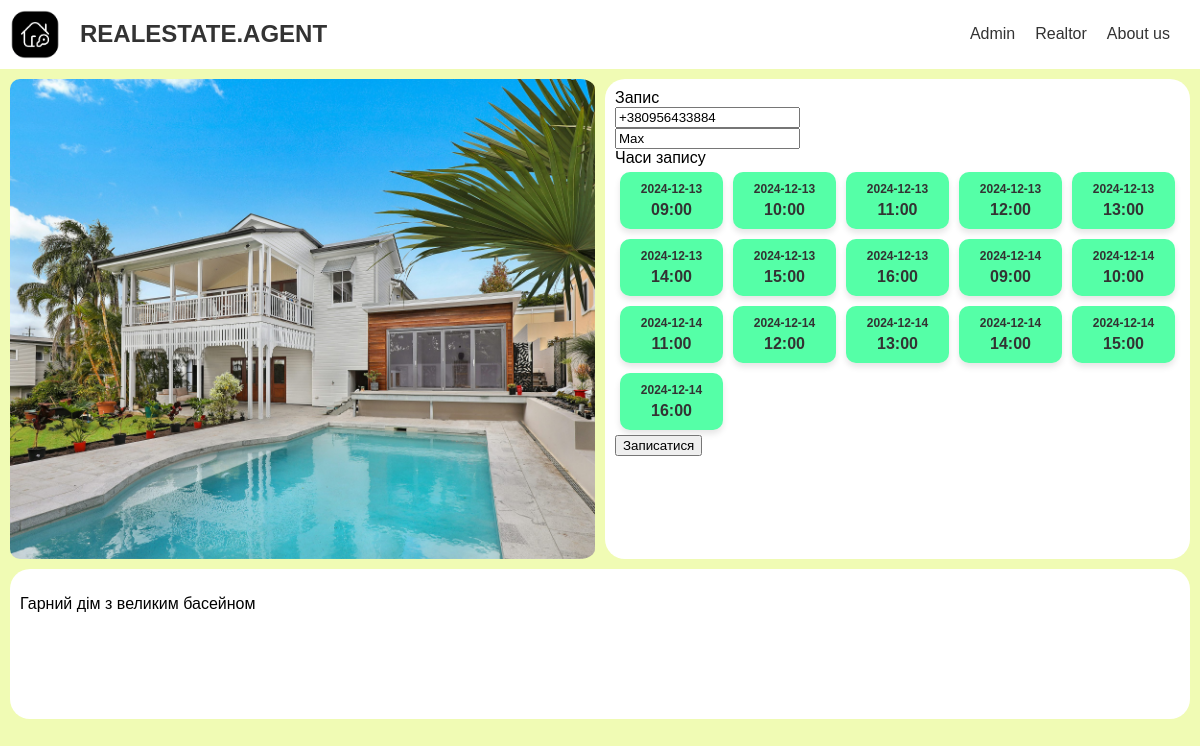
/house/20/, run on the app's committed database.
### realestate/models.py (models this page shows, shortened)
class House(models.Model):
    id = models.AutoField(primary_key=True)
    price = models.IntegerField()
    area = models.IntegerField()
    address = models.CharField(max_length=255)
    pevImage = models.ImageField(upload_to='default_image.png', blank=True, null=True)
    description = models.TextField(max_length=255, blank=True, null=True)
    sold = models.BooleanField(default=False)

### realestate/views.py (the view)
# urls.py: path('house/<int:id>/', views.house, name='house'),
def house(request, id):
    house = House.objects.get(id=id)
    today = datetime.now().date()
    time_now = datetime.now()
    appointmentsFree = []
    for day_offset in range(3):
        date = today + timedelta(days=day_offset)
        for hour in range(9, 17):
            time_interval = datetime.combine(date, datetime.min.time()) + timedelta(hours=hour)
            if time_interval > time_now:
                apointments =  Appointment.objects.filter(
                    house=house, time=time_interval
                ).exists()
                realtor_busy =  Appointment.objects.filter(
                    time=time_interval
                ).exclude(realtor__isnull=True).exists()
                if not apointments and not realtor_busy:
                    appointmentsFree.append({'datetime': time_interval})
    context = {
        'house': house,
        'freeAppointments': appointmentsFree
    }
    return render( request, 'house.html', context)

### realestate/templates/house.html (shortened to what this page needs)
{% load static %}
<html>
  <head>
    <link rel="stylesheet" href="{% static 'styles/top.css' %}">
    <link rel="stylesheet" href="{% static 'styles/house_styles.css' %}">
  </head>
  <body>
    <div class="header">
        <div class="links">
            <a class="logo", href="../..">
                <img src="{% static 'images/logo.png' %}" alt="Logo">
            </a>
            <a class="logo", href="../..">
                <h1>REALESTATE.AGENT</h1>
            </a>
        </div>
        <div class="links">
            <a href="/admin/">Admin</a>
            <a href="/realtor/">Realtor</a>
            <a href="/About_us/">About us</a>
        </div>
      </div>
    <div style="overflow:auto" class="content">
        <div class="img-box">
            <img class="house-image" src="{{ house.pevImage.url }}" alt="Image of House">
        </div>
        <div class="pading-action">
            <div class="action-box">
                <label for="birthdaytime">Запис</label>
                <br>
                <input type="tel" id="phone" name="phone" pattern="[+]{1}[0-9]{11,14}" required value = "+380956433884">
                <br>
                <input type="text" id="name" name="name" value = "Max">
                <br>
                <label>Часи запису</label>
                <div class="grid-container">
                    {% for appointment in freeAppointments %}
                        <div class="block">
                            <p class="date">{{ appointment.datetime|date:"Y-m-d" }}</p>
                            <p class="time">{{ appointment.datetime|time:"H:i" }}</p>
                        </div>
                    {% endfor %}
                </div>
                <button type="button" id="submitButton">Записатися</button>
            </div>
        </div>
        <div class="pading-description">
            <div class="description-box">
                <p>{{house.description}}</p>
            </div>
        </div>
    </div>
  </body>
</html>

### realestate/static/styles/top.css (style rules this page uses)
body { font-family: Arial, Helvetica, sans-serif; background-color: #f0fbb4; margin: 0; padding: 0; }
.header { display: flex; justify-content: space-between; align-items: center; padding: 10px; background-color: #ffffff; }
.header img { width: 50px; margin: 0px; }
.header h1 { margin: 0; font-size: 24px; display: flex; }
.header .links { margin-right: 20px; align-items: center; display: flex; gap: 20px; }
.header .links a { text-decoration: none; color: #333; font-size: 16px; }

### realestate/static/styles/house_styles.css (style rules this page uses)
* { box-sizing: border-box; }
body { font-family: Arial, Helvetica, sans-serif; }
.house-image { padding: 10px; padding-right: 5px; width: 100%; height: 100%; object-fit: cover; border-radius: 20px; }
.img-box { width: 50%; height: 500px; float: left; }
.action-box { padding: 10px; width: 100%; height: 100%; background-color: #ffffff; border-radius: 20px; }
.description-box { min-height: 150; padding: 10px; clear: both; background-color: #ffffff; width: 100%; height: auto; float: left; border-radius: 20px; }
.pading-action { padding: 10px; padding-left: 5px; width: 50%; height: 500px; float: left; }
.pading-description { padding: 10px; padding-top: 5px; width: 100%; }
.grid-container { display: grid; width: 100%; height: auto; grid-template-columns: repeat(auto-fit, minmax(100px, 1fr)); gap: 10px; padding: 5px; margin: 0; }
.block { text-align: center; padding: 5px; width: 100%; height: auto; background-color: #55ffa7; border-radius: 10px; box-shadow: 0 4px 6px rgba(0, 0, 0, 0.1); cursor: pointer; overflow: hidden; transition: background-color 0.3s ease; }
.time { font-size: 16px; font-weight: bold; color: #333; margin: 5px; }
.date { font-size: 12px; font-weight: bold; color: #333; margin: 5px ; }

### data on the page
House: pevImage (picture), description "Гарний дім з великим басейном"

### other printed values
{{ appointment.datetime|date:"Y-m-d" }} "2024-12-13" "2024-12-13" "2024-12-13" "2024-12-13" "2024-12-13" "2024-12-13" "2024-12-13" "2024-12-13" "2024-12-14" "2024-12-14" "2024-12-14" "2024-12-14" "2024-12-14" "2024-12-14" "2024-12-14" "2024-12-14"
{{ appointment.datetime|time:"H:i" }} "09:00" "10:00" "11:00" "12:00" "13:00" "14:00" "15:00" "16:00" "09:00" "10:00" "11:00" "12:00" "13:00" "14:00" "15:00" "16:00"
